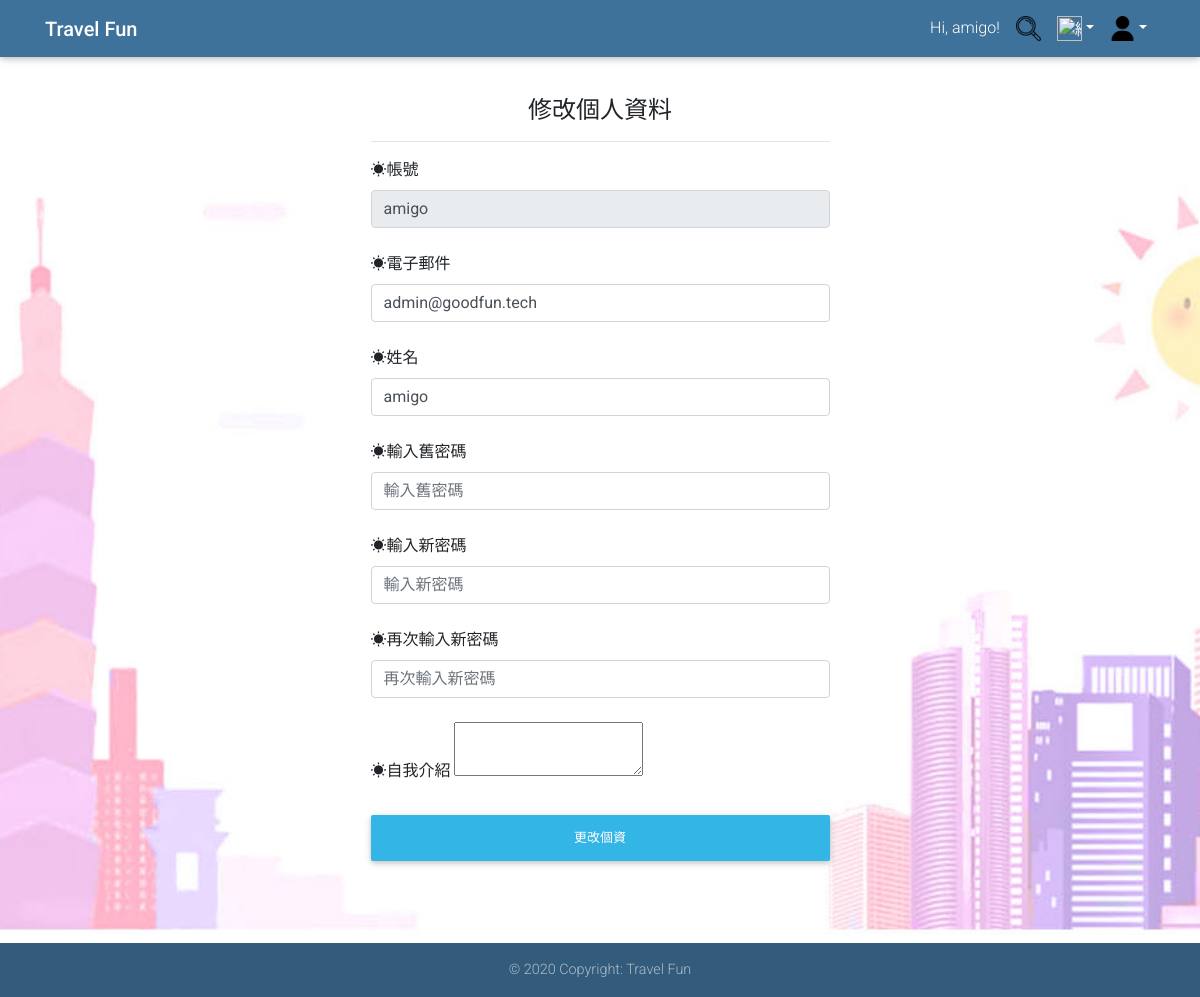
The page /membercentre/modifyindividual.php (signed in) on the database its author committed.
### tables this page shows
CREATE TABLE `user` (
  `user_id` varchar(20) NOT NULL,
  `user_password` varchar(32) NOT NULL,
  `user_name` varchar(20) NOT NULL,
  `user_email` varchar(64) NOT NULL,
  `user_key` char(32) NOT NULL,
  `photo` varchar(255) DEFAULT NULL,
  `introduction` text NOT NULL,
  `Authority` int(1) DEFAULT NULL
);

### membercentre/modifyindividual.php (the view, shortened to what this page needs)
<?php
$result = mysqli_query($con, "SELECT * FROM user WHERE `user`.`user_id` = '" . $_SESSION['user_id'] . "'");
$row = mysqli_fetch_assoc($result);
$id = $row["user_id"];
$useremail = $row["user_email"];
$username = $row["user_name"];
$introduction = 	$row["introduction"];
?>
<html>
<head>
	<link rel="stylesheet" href="https://use.fontawesome.com/releases/v5.11.2/css/all.css">
	<link rel="stylesheet" href="https://stackpath.bootstrapcdn.com/bootstrap/4.4.1/css/bootstrap.min.css">
	<link rel="stylesheet" href="../css/mdb.min.css">
	<link rel="stylesheet" href="../css/style.css">
</head>
<body>
	<header>
		<nav class="navbar navbar-expand-lg navbar-dark fixed-top unique-color">
			<div class="container">
				<a class="navbar-brand" href="../index.php"><strong>Travel Fun</strong></a>
				<div class="collapse navbar-collapse justify-content-end" id="navbarSupportedContent">
					<ul class="navbar-nav">
						<?php if (isset($_SESSION['user_id'])) { ?>
							<li class="nav-item p-0"><a class="nav-link disabled">Hi, <?php echo $_SESSION['user_name']; ?>!</a></li>
						<?php } else  ?>
						<li class="nav-link p-0"> <a class="nav-link" href="../search.php"><img src="../image/search.png" alt="搜尋" height="25" width="25"></a> </li>
						<li class="nav-item dropdown">
							<a class="nav-link dropdown-toggle" id="navbarDropdownMenuLink-333" data-toggle="dropdown" aria-haspopup="true" aria-expanded="false"><img src="../image/all.png" alt="總覽" height="25" width="25"></a>
						<li class="nav-item dropdown">
							<a class="nav-link dropdown-toggle" id="navbarDropdownMenuLink-333" data-toggle="dropdown" aria-haspopup="true" aria-expanded="false"><img src="../image/login.png" alt="login" height="25" width="25"></a>
						</li>
					</ul>
				</div>
			</div>
		</nav>
	</header>
	<main>
		<div class="py-md-5">
			<div class="container">
				<form class="p-5 col-md-6 offset-md-3" role="form" action="<?php echo $_SERVER['PHP_SELF']; ?>" method="post" name="loginform">
					<h4 class="text-center card-title"><b>修改個人資料</b></h4>
					<hr class="">
					<div class="form-group"><label for="name"> ☀帳號</label>
						<input type="text" name="id" value="<?PHP echo $id; ?>" class="form-control mb-4" disabled="true" />
					</div>
					<div class="form-group"><label for="name">☀電子郵件</label>
						<input type="email" name="user_email" value="<?PHP echo $useremail; ?>" class="form-control mb-4" />
					</div>
					<div class="form-group"><label>☀姓名</label>
						<input type="text" name="user_name" class="form-control mb-4" value="<?PHP echo $username; ?>" />
					</div>
					<div class="form-group"><label for="name">☀輸入舊密碼</label>
						<input type="password" name="oldpassword" maxlength="20" placeholder="輸入舊密碼" class="form-control mb-4" />
					</div>
					<div class="form-group"><label for="name">☀輸入新密碼</label>
						<input type="password" name="password" maxlength="20" placeholder="輸入新密碼" class="form-control mb-4" />
					</div>
					<div class="form-group"><label for="name">☀再次輸入新密碼</label>
						<input type="password" name="checkpassword" maxlength="20" placeholder="再次輸入新密碼" class="form-control mb-4" />
					</div>
					<div class="form-group"><label for="name">☀自我介紹</label>
						<textarea name="introduction"><?php echo $introduction; ?></textarea>
							<center><button class="btn btn-info btn-block my-4" type="submit" name="submit">更改個資</button></center>
				</form>
			</div>
		</div>
	</main>
	<footer class="page-footer font-small unique-color fixed-bottom">
		<div class="footer-copyright text-center py-3">© 2020 Copyright: Travel Fun</div>
	</footer>
</body>
</html>

### css/style.css (style rules this page uses)
html, body { height: 100%; background-image:url("../image/background_image.jpg"); background-attachment:fixed; background-position: center; background-repeat: no-repeat; background-size: cover; }

### rows shown on the page
user: id "amigo", user_email "admin@goodfun.tech", user_name "amigo"

### other values the page prints
$_SESSION['user_name'] "amigo"
